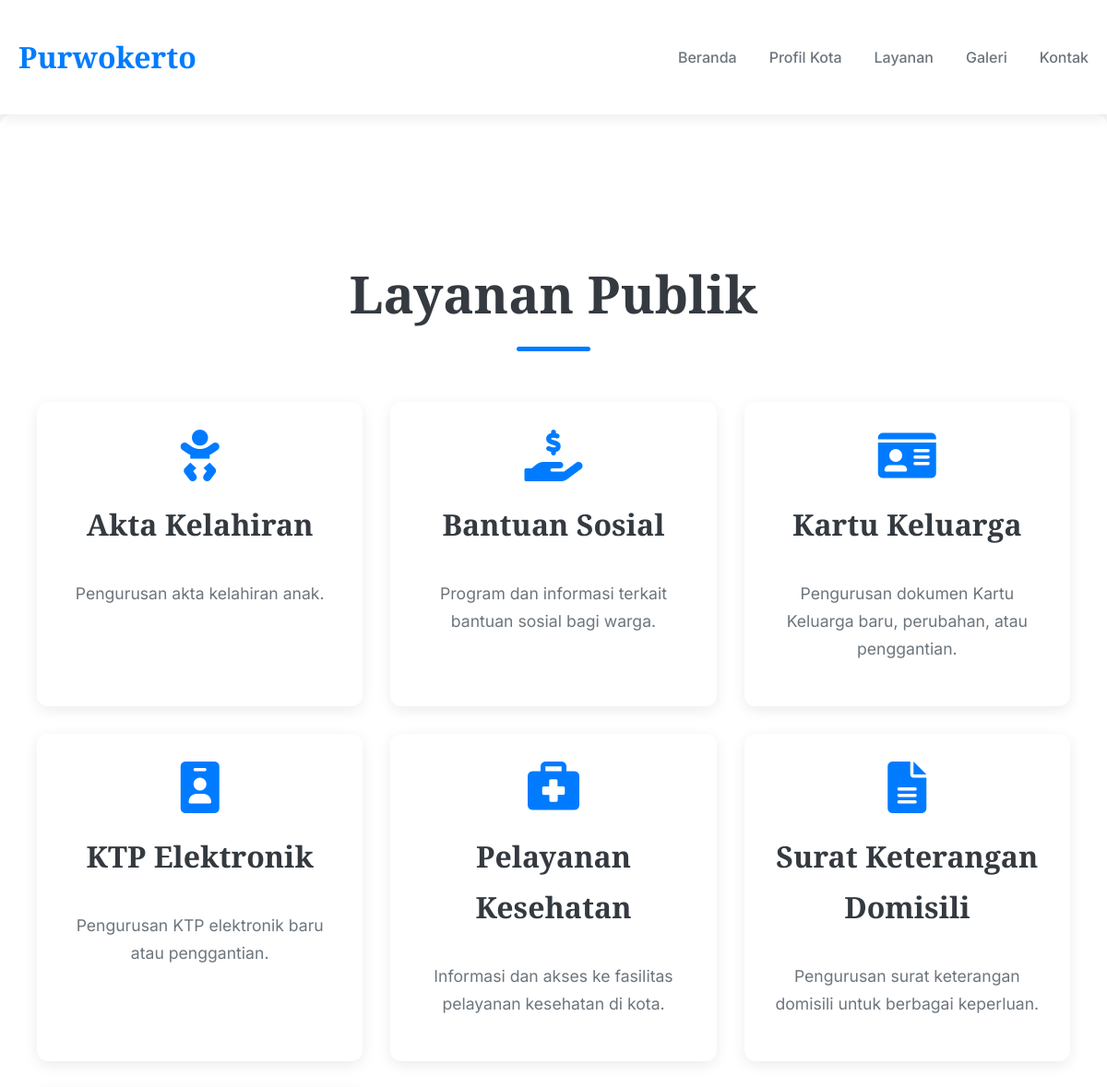
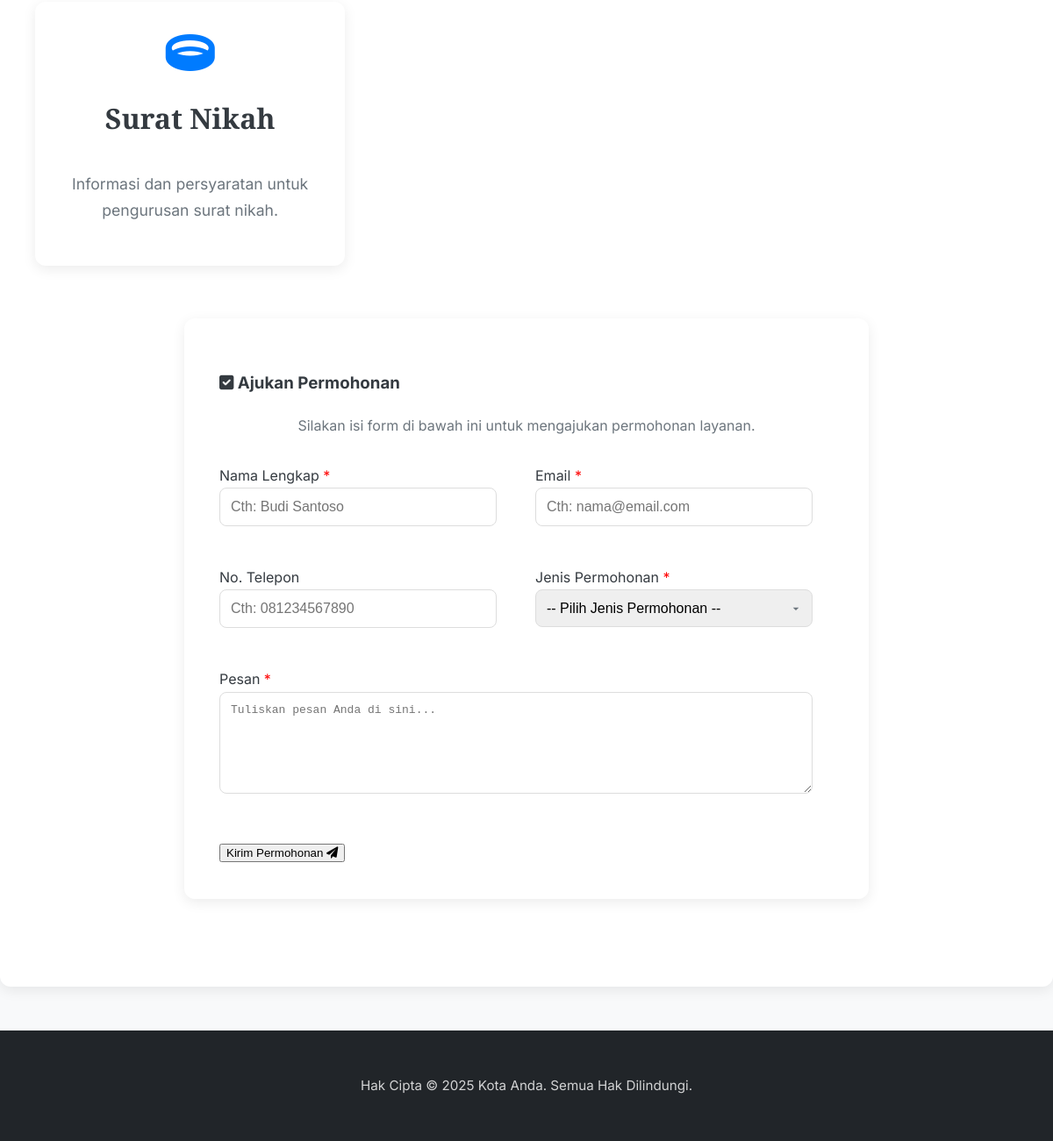
/layanan.php, run on the app's committed database (2 pictures, top to bottom).
### tables this page shows
CREATE TABLE `layanan` (
    `id` INT AUTO_INCREMENT PRIMARY KEY,
    `nama_layanan` VARCHAR(255) NOT NULL,
    `deskripsi` TEXT
);

### public/layanan.php (the view, shortened to what this page needs)
<?php
include '../includes/db_config.php';
$layanan_list = [];
$sql = "SELECT * FROM layanan ORDER BY nama_layanan ASC";
$result = $conn->query($sql);
if ($result->num_rows > 0) {
    while($row = $result->fetch_assoc()) {
        $layanan_list[] = $row;
    }
}
function getServiceIcon($serviceName) {
    switch (strtolower($serviceName)) {
        case 'kartu keluarga': return 'fas fa-id-card';
        case 'pelayanan kesehatan': return 'fas fa-briefcase-medical';
        case 'surat keterangan domisili': return 'fas fa-file-alt';
        case 'bantuan sosial': return 'fas fa-hand-holding-usd';
        case 'ktp elektronik': return 'fas fa-id-badge';
        case 'akta kelahiran': return 'fas fa-baby';
        case 'surat nikah': return 'fas fa-ring';
    }
}
?>
<!DOCTYPE html>
<html lang="id">
<head>
    <link rel="stylesheet" href="assets/css/style.css">
</head>
<body>
    <header>
        <div class="container">
            <a href="index.php" class="logo">Purwokerto</a>
            <nav>
                <ul>
                    <li><a href="index.php">Beranda</a></li>
                    <li><a href="profil.php">Profil Kota</a></li>
                    <li><a href="layanan.php">Layanan</a></li>
                    <li><a href="galeri.php">Galeri</a></li>
                    <li><a href="kontak.php">Kontak</a></li>
                </ul>
            </nav>
        </div>
    </header>
    <main>
        <section class="section">
            <div class="container">
                <h2>Layanan Publik</h2>
                <?php if (!empty($layanan_list)): ?>
                    <div class="service-grid">
                        <?php foreach ($layanan_list as $layanan): ?>
                            <div class="service-card">
                                <i class="<?php echo getServiceIcon($layanan['nama_layanan']); ?>"></i>
                                <h3><?php echo htmlspecialchars($layanan['nama_layanan']); ?></h3>
                                <p><?php echo htmlspecialchars($layanan['deskripsi']); ?></p>
                            </div>
                        <?php endforeach; ?>
                    </div>
                <?php else: ?>
                    <p style="text-align: center;">Belum ada layanan yang tersedia.</p>
                <?php endif; ?>
                <div class="contact-form-section">
                    <h3><i class="fas fa-check-square"></i> Ajukan Permohonan</h3>
                    <p style="text-align: center; color: var(--light-text-color); margin-bottom: 30px;">
                        Silakan isi form di bawah ini untuk mengajukan permohonan layanan.
                    </p>
                    <form action="layanan.php" method="POST">
                        <div class="application-form-grid">
                            <div>
                                <label for="nama_lengkap">Nama Lengkap <span style="color: red;">*</span></label>
                                <input type="text" id="nama_lengkap" name="nama_lengkap" placeholder="Cth: Budi Santoso" required>
                            </div>
                            <div>
                                <label for="email_permohonan">Email <span style="color: red;">*</span></label>
                                <input type="email" id="email_permohonan" name="email" placeholder="Cth: nama@email.com" required>
                            </div>
                            <div>
                                <label for="no_telepon">No. Telepon</label>
                                <input type="text" id="no_telepon" name="no_telepon" placeholder="Cth: 081234567890">
                            </div>
                            <div>
                                <label for="jenis_layanan">Jenis Permohonan <span style="color: red;">*</span></label>
                                <select id="jenis_layanan" name="jenis_layanan" required>
                                    <option value="">-- Pilih Jenis Permohonan --</option>
                                </select>
                            </div>
                            <div class="full-width">
                                <label for="keterangan_tambahan">Pesan <span style="color: red;">*</span></label>
                                <textarea id="keterangan_tambahan" name="keterangan_tambahan" rows="6" placeholder="Tuliskan pesan Anda di sini..." required></textarea>
                            </div>
                        </div>
                        <button type="submit" name="submit_permohonan">Kirim Permohonan <i class="fas fa-paper-plane"></i></button>
                    </form>
                </div>
            </div>
        </section>
    </main>
    <footer>
        <div class="container">
            <p>Hak Cipta &copy; 2025 Kota Anda. Semua Hak Dilindungi.</p>
        </div>
    </footer>
</body>
</html>

### public/assets/css/style.css (style rules this page uses)
:root { --primary-color: #007BFF; --secondary-color: #f8f9fa; --text-color: #343a40; --light-text-color: #6c757d; --white: #ffffff; --shadow-light: 0 4px 15px rgba(0, 0, 0, 0.08); --shadow-hover: 0 8px 25px rgba(0, 0, 0, 0.15); }
body { font-family: 'Inter', sans-serif; margin: 0; padding: 0; line-height: 1.7; color: var(--text-color); background-color: var(--secondary-color); overflow-x: hidden; }
.container { max-width: 1200px; margin: 0 auto; padding: 20px; }
header { background-color: var(--white); padding: 15px 0; box-shadow: var(--shadow-light); position: sticky; top: 0; z-index: 1000; transition: all 0.3s ease; }
header .container { display: flex; justify-content: space-between; align-items: center; }
.logo { font-family: 'Playfair Display', serif; font-size: 32px; font-weight: 700; color: var(--primary-color); text-decoration: none; transition: color 0.3s ease; }
nav ul { list-style: none; margin: 0; padding: 0; display: flex; }
nav ul li { margin-left: 35px; }
nav ul li a { text-decoration: none; color: var(--light-text-color); font-weight: 500; position: relative; transition: color 0.3s ease; }
nav ul li a::after { content: ''; position: absolute; left: 0; bottom: -5px; width: 0; height: 2px; background-color: var(--primary-color); transition: width 0.3s ease; }
.section { padding: 80px 0; background-color: var(--white); margin-bottom: 30px; border-radius: 12px; box-shadow: var(--shadow-light); animation: fadeInUp 0.8s ease-out forwards; opacity: 0; }
.section:nth-of-type(1) { animation-delay: 0.2s; }
.section h2 { font-family: 'Playfair Display', serif; text-align: center; font-size: 3.5em; margin-bottom: 50px; color: var(--text-color); position: relative; }
.section h2::after { content: ''; position: absolute; left: 50%; transform: translateX(-50%); bottom: -15px; width: 80px; height: 5px; background-color: var(--primary-color); border-radius: 3px; }
.service-grid { display: grid; grid-template-columns: repeat(auto-fit, minmax(320px, 1fr)); gap: 30px; padding: 20px; }
.service-card { background-color: var(--white); padding: 30px; border-radius: 12px; box-shadow: var(--shadow-light); transition: transform 0.3s ease, box-shadow 0.3s ease; display: flex; flex-direction: column; align-items: center; text-align: center; }
.service-card i { font-size: 3.5em; color: var(--primary-color); margin-bottom: 20px; }
.service-card h3 { font-family: 'Playfair Display', serif; color: var(--text-color); margin-top: 0; font-size: 2em; margin-bottom: 15px; }
.service-card p { font-size: 1.1em; color: var(--light-text-color); flex-grow: 1; }
.contact-form-section { max-width: 700px; margin: 40px auto 0; padding: 40px; background-color: var(--white); border-radius: 12px; box-shadow: var(--shadow-light); animation: fadeInUp 0.8s ease-out forwards; opacity: 0; animation-delay: 0.8s; }
.contact-form input[type="text"], .contact-form input[type="email"], .contact-form input[type="tel"], .contact-form textarea, .application-form-grid input[type="text"], .application-form-grid input[type="email"], .application-form-grid input[type="tel"], .application-form-grid textarea { width: calc(100% - 24px); padding: 12px; margin-bottom: 25px; border: 1px solid #ddd; border-radius: 8px; font-size: 1em; transition: border-color 0.3s ease, box-shadow 0.3s ease; box-sizing: border-box; }
.contact-form select, .application-form-grid select { width: calc(100% - 24px); padding: 12px; margin-bottom: 25px; border: 1px solid #ddd; border-radius: 8px; font-size: 1em; transition: border-color 0.3s ease, box-shadow 0.3s ease; box-sizing: border-box; appearance: none; background-repeat: no-repeat; background-position: right 10px center; background-size: 16px; padding-right: 30px; }
.application-form-grid { display: grid; grid-template-columns: 1fr 1fr; gap: 20px; margin-bottom: 20px; }
.application-form-grid .full-width { grid-column: 1 / -1; }
footer { background-color: #212529; color: var(--white); text-align: center; padding: 30px 0; margin-top: 50px; }
footer p { margin: 0; font-size: 0.95em; opacity: 0.8; }

### data on the page
layanan: nama_layanan "Akta Kelahiran", deskripsi "Pengurusan akta kelahiran anak."
layanan: nama_layanan "Bantuan Sosial", deskripsi "Program dan informasi terkait bantuan sosial bagi warga."
layanan: nama_layanan "Kartu Keluarga", deskripsi "Pengurusan dokumen Kartu Keluarga baru, perubahan, atau penggantian."
layanan: nama_layanan "KTP Elektronik", deskripsi "Pengurusan KTP elektronik baru atau penggantian."
layanan: nama_layanan "Pelayanan Kesehatan", deskripsi "Informasi dan akses ke fasilitas pelayanan kesehatan di kota."
layanan: nama_layanan "Surat Keterangan Domisili", deskripsi "Pengurusan surat keterangan domisili untuk berbagai keperluan."
layanan: nama_layanan "Surat Nikah", deskripsi "Informasi dan persyaratan untuk pengurusan surat nikah."
